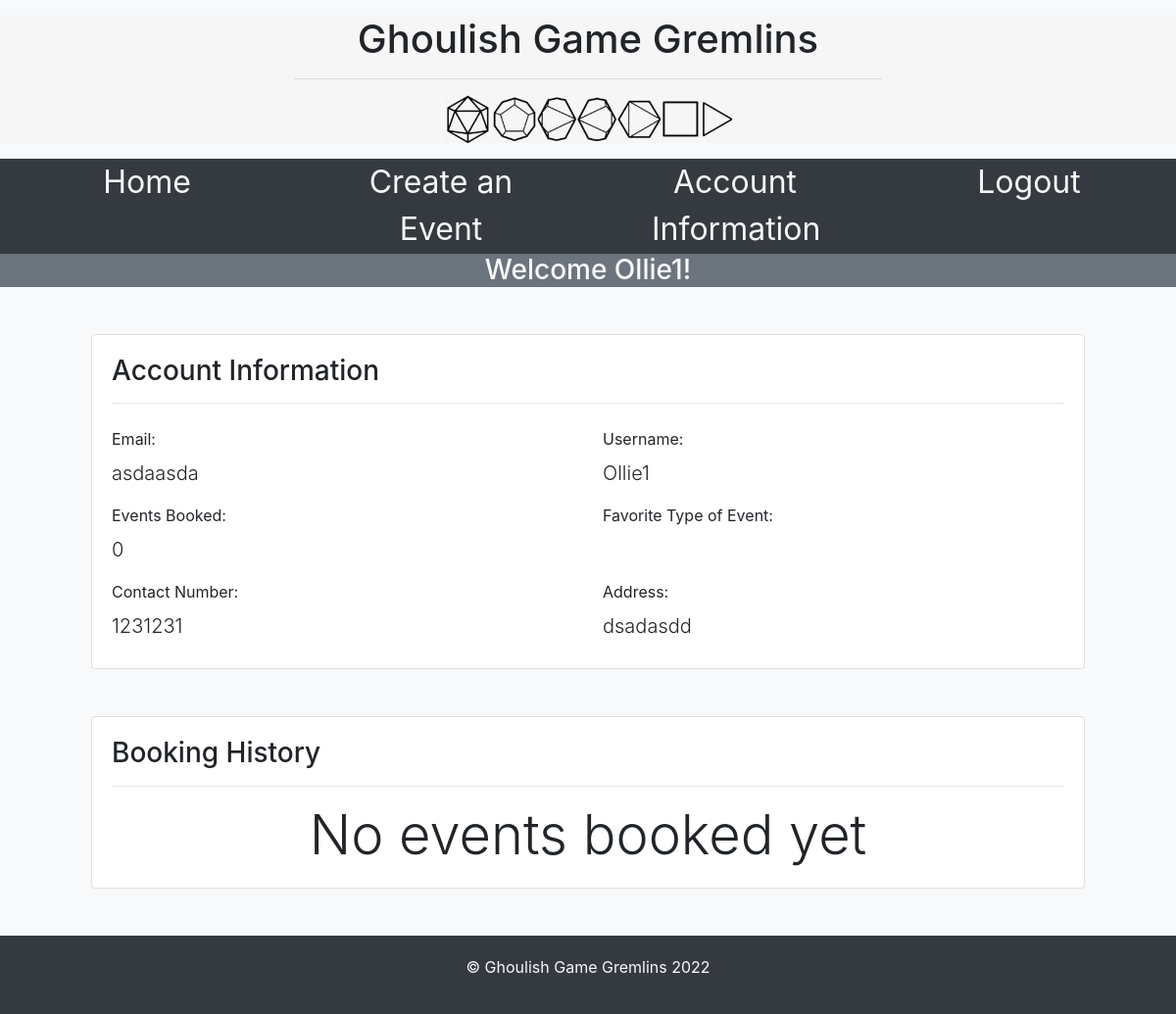
/auth/accountInformation (signed in), run on an earlier commit of the app's database.
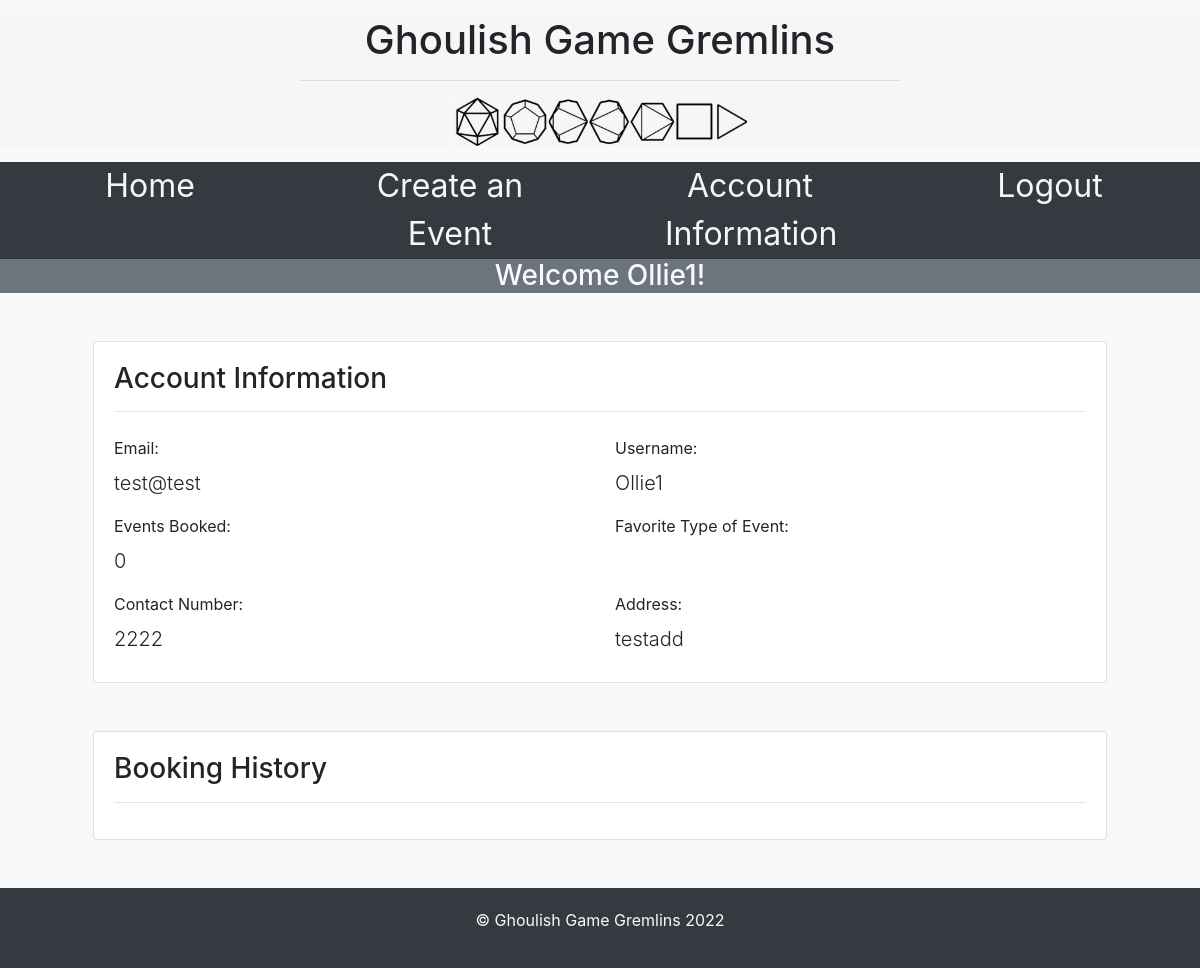
And on a later commit of the database.
### website/models.py (models this page shows, shortened)
class user(db.Model, UserMixin):
    __tablename__ = 'users'
    id = db.Column(db.Integer, primary_key=True)
    user_name = db.Column(db.String(150), index=True,
                          unique=True, nullable=False)
    email_id = db.Column(db.String(100), index=True, nullable=False)
    address = db.Column(db.String(255), nullable=False)
    contact = db.Column(db.Integer, nullable=False)
    password_hash = db.Column(db.String(500), nullable=False)
    createdEvents = db.relationship('event', backref='createdBy')
    bookedEvents = db.relationship('order', backref='bookedEvents')
    favoriteEvent = None

### website/auth.py (the view)
@authBP.route('/accountInformation')
def accountInformation():
    return render_template('accountInformation.html')

### website/templates/accountInformation.html (shortened to what this page needs)
{% extends "layout.html" %}
{% block content %}
<section class="h60">
    <div class="container">
        <div class="card m-5">
            <div class="card-body">
                <div class="card-title">
                    <h3>Account Information</h3>
                </div>
                <hr>
                <div class="row">
                    <div class="col-md-6 my-2">
                        <label for="email">Email:</label>
                        <div class="lead" name="email">{{ current_user.email_id}}</div>
                    </div>
                    <div class="col-md-6 my-2">
                        <label for="dateJoined">Username:</label>
                        <div class="lead" for="dateJoined">{{ current_user.user_name }}</div>
                    </div>
                    <div class="col-md-6 my-2">
                        <label for="eventsBooked">Events Booked:</label>
                        <div class="lead">{{ current_user.bookedEvents|int }}</div>
                    </div>
                    <div class="col-md-6 my-2">
                        <label for="eventsBooked">Favorite Type of Event:</label>
                    </div>
                    <div class="col-md-6 my-2">
                        <label for="name">Contact Number:</label>
                        <div class="lead" name="name">{{current_user.contact}}</div>
                    </div>
                    <div class="col-md-6 my-2">
                        <label for="address">Address:</label>
                        <div class="lead" name="address">{{ current_user.address }}</div>
                    </div>
                </div>
            </div>
        </div>
        <div class="card m-5">
            <div class="card-body">
                <div class="card-title">
                    <h3>Booking History</h3>
                </div>
                <hr>
                <ul class="list-group">
                    {% if current_user.bookedEvents == [] %}
                    <div class="container">
                        <div class="display-4 text-center">
                            No events booked yet
                        </div>
                    </div>
                    {% endif %}
                </ul>
            </div>
        </div>
    </div>
</section>
{% endblock %}

### website/templates/layout.html (shortened to what this page needs)
<!DOCTYPE html>
<html lang="en">
<head>
    <link rel="stylesheet" href="https://cdn.jsdelivr.net/npm/bootstrap@4.3.1/dist/css/bootstrap.min.css"
>
    <link rel="stylesheet" href="/static/css/style.css">
</head>
<body class="bg-light" id="home">
    <div class="custom-bg-light">
        <div class="custom-bg-light w-50 text-center m-3 mx-auto" id="logo">
            <h1 class="">Ghoulish Game Gremlins</h1>
            <hr>
            <img src="/static/img/dnd dice image.jpeg" alt="Dice Image" class="w-50">
        </div>
    </div>
    <div class=" bg-dark  align-self-center d-flex flex-column sticky-top" id="main-nav">
        <nav>
            <div class="row text-center justify-content-around my-auto w-100 mx-auto">
                <div class="col-lg-2 w-75">
                    <a href="/" class="nav-link-custom-light">Home</a>
                </div>
                <div class="col-lg-2 w-75">
                    <a href="/createEvent" class="nav-link-custom-light">Create an Event</a>
                </div>
                <div class="col-lg-2 w-75">
                    <a href="/accountInformation" class="nav-link-custom-light">Account Information</a>
                </div>
                {% if current_user.is_authenticated %}
                <div class="col-lg-2 w-75">
                    <a href="/auth/logout" class="nav-link-custom-light">Logout</a>
                </div>
                {% endif %}
            </div>
        </nav>
    </div>
    {% if current_user.is_authenticated %}
    <div class="bg-secondary text-light text-center">
        <p class="p-0 m-0 h3">Welcome {{current_user.user_name}}!</p>
    </div>
    {% endif %}
    {% block content %}{% endblock %}
    <footer class="w-100 bg-dark text-center h10 d-flex flex-column justify-content-center">
        <p class="text-light align-self-center">&copy; Ghoulish Game Gremlins 2022</p>
    </footer>
</body>
</html>

What changed in the data, as far as the page shows it:
changed user "Ollie1": email_id "asdaasda" → "test@test"; contact "1231231" → "2222"; address "dsadasdd" → "testadd"
Also different on the page:
text no longer shown: "No events booked yet"
